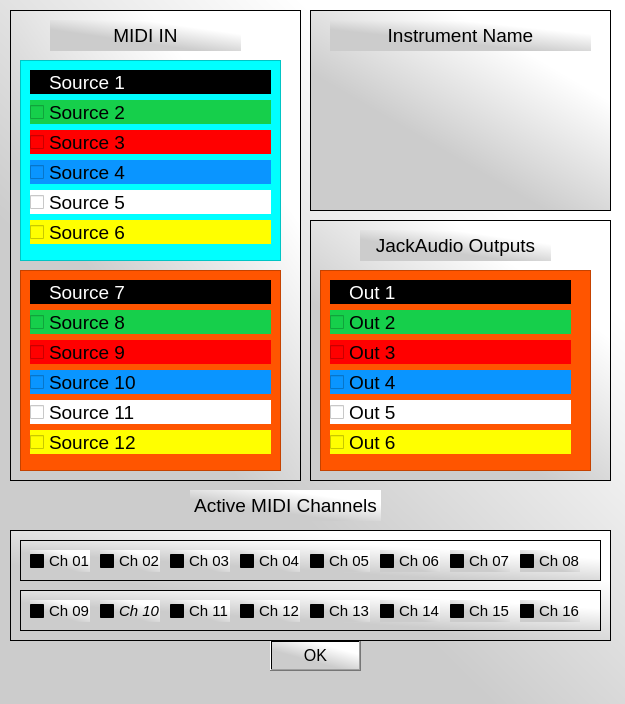
<?xml version="1.0" encoding="UTF-8"?>
<ui version="4.0">
 <class>SetConnectionsWindow</class>
 <widget class="QMainWindow" name="SetConnectionsWindow">
  <property name="geometry">
   <rect>
    <x>0</x>
    <y>0</y>
    <width>625</width>
    <height>704</height>
   </rect>
  </property>
  <property name="sizePolicy">
   <sizepolicy hsizetype="Preferred" vsizetype="Preferred">
    <horstretch>0</horstretch>
    <verstretch>0</verstretch>
   </sizepolicy>
  </property>
  <property name="minimumSize">
   <size>
    <width>0</width>
    <height>37</height>
   </size>
  </property>
  <property name="windowTitle">
   <string>Select Connections</string>
  </property>
  <widget class="QWidget" name="centralwidget">
   <property name="styleSheet">
    <string notr="true">background-color: rgb(182, 182, 182);
background-color: qlineargradient(spread:pad, x1:0.403, y1:0.664773, x2:0.767, y2:0.249273, stop:0 rgba(204, 204, 204, 255), stop:1 rgba(255, 255, 255, 255));</string>
   </property>
   <widget class="QFrame" name="frame">
    <property name="geometry">
     <rect>
      <x>10</x>
      <y>10</y>
      <width>291</width>
      <height>471</height>
     </rect>
    </property>
    <property name="frameShape">
     <enum>QFrame::StyledPanel</enum>
    </property>
    <property name="frameShadow">
     <enum>QFrame::Raised</enum>
    </property>
    <widget class="QFrame" name="frame_2">
     <property name="geometry">
      <rect>
       <x>10</x>
       <y>50</y>
       <width>261</width>
       <height>201</height>
      </rect>
     </property>
     <property name="styleSheet">
      <string notr="true">background-color: rgb(0, 255, 255);</string>
     </property>
     <property name="frameShape">
      <enum>QFrame::StyledPanel</enum>
     </property>
     <property name="frameShadow">
      <enum>QFrame::Raised</enum>
     </property>
     <widget class="QCheckBox" name="checkBox_source_1">
      <property name="geometry">
       <rect>
        <x>10</x>
        <y>10</y>
        <width>241</width>
        <height>24</height>
       </rect>
      </property>
      <property name="font">
       <font>
        <pointsize>14</pointsize>
       </font>
      </property>
      <property name="styleSheet">
       <string notr="true">background-color: rgb(0, 0, 0);
color: rgb(255, 255, 255);</string>
      </property>
      <property name="text">
       <string>Source 1</string>
      </property>
      <property name="iconSize">
       <size>
        <width>16</width>
        <height>16</height>
       </size>
      </property>
     </widget>
     <widget class="QCheckBox" name="checkBox_source_2">
      <property name="geometry">
       <rect>
        <x>10</x>
        <y>40</y>
        <width>241</width>
        <height>24</height>
       </rect>
      </property>
      <property name="font">
       <font>
        <pointsize>14</pointsize>
       </font>
      </property>
      <property name="styleSheet">
       <string notr="true">background-color: rgb(22, 207, 75);</string>
      </property>
      <property name="text">
       <string>Source 2</string>
      </property>
      <property name="iconSize">
       <size>
        <width>16</width>
        <height>16</height>
       </size>
      </property>
     </widget>
     <widget class="QCheckBox" name="checkBox_source_3">
      <property name="geometry">
       <rect>
        <x>10</x>
        <y>70</y>
        <width>241</width>
        <height>24</height>
       </rect>
      </property>
      <property name="font">
       <font>
        <pointsize>14</pointsize>
       </font>
      </property>
      <property name="styleSheet">
       <string notr="true">background-color: rgb(255, 0, 0);</string>
      </property>
      <property name="text">
       <string>Source 3</string>
      </property>
      <property name="iconSize">
       <size>
        <width>16</width>
        <height>16</height>
       </size>
      </property>
     </widget>
     <widget class="QCheckBox" name="checkBox_source_4">
      <property name="geometry">
       <rect>
        <x>10</x>
        <y>100</y>
        <width>241</width>
        <height>24</height>
       </rect>
      </property>
      <property name="font">
       <font>
        <pointsize>14</pointsize>
       </font>
      </property>
      <property name="styleSheet">
       <string notr="true">background-color: rgb(10, 149, 255);</string>
      </property>
      <property name="text">
       <string>Source 4</string>
      </property>
      <property name="iconSize">
       <size>
        <width>16</width>
        <height>16</height>
       </size>
      </property>
     </widget>
     <widget class="QCheckBox" name="checkBox_source_5">
      <property name="geometry">
       <rect>
        <x>10</x>
        <y>130</y>
        <width>241</width>
        <height>24</height>
       </rect>
      </property>
      <property name="font">
       <font>
        <pointsize>14</pointsize>
       </font>
      </property>
      <property name="styleSheet">
       <string notr="true">background-color: rgb(255, 255, 255);</string>
      </property>
      <property name="text">
       <string>Source 5</string>
      </property>
      <property name="iconSize">
       <size>
        <width>16</width>
        <height>16</height>
       </size>
      </property>
     </widget>
     <widget class="QCheckBox" name="checkBox_source_6">
      <property name="geometry">
       <rect>
        <x>10</x>
        <y>160</y>
        <width>241</width>
        <height>24</height>
       </rect>
      </property>
      <property name="font">
       <font>
        <pointsize>14</pointsize>
       </font>
      </property>
      <property name="styleSheet">
       <string notr="true">background-color: rgb(255, 255, 0);</string>
      </property>
      <property name="text">
       <string>Source 6</string>
      </property>
      <property name="iconSize">
       <size>
        <width>16</width>
        <height>16</height>
       </size>
      </property>
     </widget>
    </widget>
    <widget class="QFrame" name="frame_3">
     <property name="geometry">
      <rect>
       <x>10</x>
       <y>260</y>
       <width>261</width>
       <height>201</height>
      </rect>
     </property>
     <property name="styleSheet">
      <string notr="true">background-color: rgb(255, 85, 0);</string>
     </property>
     <property name="frameShape">
      <enum>QFrame::StyledPanel</enum>
     </property>
     <property name="frameShadow">
      <enum>QFrame::Raised</enum>
     </property>
     <widget class="QCheckBox" name="checkBox_source_7">
      <property name="geometry">
       <rect>
        <x>10</x>
        <y>10</y>
        <width>241</width>
        <height>24</height>
       </rect>
      </property>
      <property name="font">
       <font>
        <pointsize>14</pointsize>
       </font>
      </property>
      <property name="styleSheet">
       <string notr="true">background-color: rgb(0, 0, 0);
color: rgb(255, 255, 255);</string>
      </property>
      <property name="text">
       <string>Source 7</string>
      </property>
      <property name="iconSize">
       <size>
        <width>16</width>
        <height>16</height>
       </size>
      </property>
     </widget>
     <widget class="QCheckBox" name="checkBox_source_8">
      <property name="geometry">
       <rect>
        <x>10</x>
        <y>40</y>
        <width>241</width>
        <height>24</height>
       </rect>
      </property>
      <property name="font">
       <font>
        <pointsize>14</pointsize>
       </font>
      </property>
      <property name="styleSheet">
       <string notr="true">background-color: rgb(22, 207, 75);</string>
      </property>
      <property name="text">
       <string>Source 8</string>
      </property>
      <property name="iconSize">
       <size>
        <width>16</width>
        <height>16</height>
       </size>
      </property>
     </widget>
     <widget class="QCheckBox" name="checkBox_source_9">
      <property name="geometry">
       <rect>
        <x>10</x>
        <y>70</y>
        <width>241</width>
        <height>24</height>
       </rect>
      </property>
      <property name="font">
       <font>
        <pointsize>14</pointsize>
       </font>
      </property>
      <property name="styleSheet">
       <string notr="true">background-color: rgb(255, 0, 0);</string>
      </property>
      <property name="text">
       <string>Source 9</string>
      </property>
      <property name="iconSize">
       <size>
        <width>16</width>
        <height>16</height>
       </size>
      </property>
     </widget>
     <widget class="QCheckBox" name="checkBox_source_10">
      <property name="geometry">
       <rect>
        <x>10</x>
        <y>100</y>
        <width>241</width>
        <height>24</height>
       </rect>
      </property>
      <property name="font">
       <font>
        <pointsize>14</pointsize>
       </font>
      </property>
      <property name="styleSheet">
       <string notr="true">background-color: rgb(10, 149, 255);</string>
      </property>
      <property name="text">
       <string>Source 10</string>
      </property>
      <property name="iconSize">
       <size>
        <width>16</width>
        <height>16</height>
       </size>
      </property>
     </widget>
     <widget class="QCheckBox" name="checkBox_source_11">
      <property name="geometry">
       <rect>
        <x>10</x>
        <y>130</y>
        <width>241</width>
        <height>24</height>
       </rect>
      </property>
      <property name="font">
       <font>
        <pointsize>14</pointsize>
       </font>
      </property>
      <property name="styleSheet">
       <string notr="true">background-color: rgb(255, 255, 255);</string>
      </property>
      <property name="text">
       <string>Source 11</string>
      </property>
      <property name="iconSize">
       <size>
        <width>16</width>
        <height>16</height>
       </size>
      </property>
     </widget>
     <widget class="QCheckBox" name="checkBox_source_12">
      <property name="geometry">
       <rect>
        <x>10</x>
        <y>160</y>
        <width>241</width>
        <height>24</height>
       </rect>
      </property>
      <property name="font">
       <font>
        <pointsize>14</pointsize>
       </font>
      </property>
      <property name="styleSheet">
       <string notr="true">background-color: rgb(255, 255, 0);</string>
      </property>
      <property name="text">
       <string>Source 12</string>
      </property>
      <property name="iconSize">
       <size>
        <width>16</width>
        <height>16</height>
       </size>
      </property>
     </widget>
    </widget>
    <widget class="QLabel" name="label_MidiInputs">
     <property name="geometry">
      <rect>
       <x>40</x>
       <y>10</y>
       <width>191</width>
       <height>31</height>
      </rect>
     </property>
     <property name="font">
      <font>
       <pointsize>14</pointsize>
      </font>
     </property>
     <property name="text">
      <string>MIDI IN</string>
     </property>
     <property name="alignment">
      <set>Qt::AlignCenter</set>
     </property>
    </widget>
   </widget>
   <widget class="QFrame" name="frame_7">
    <property name="geometry">
     <rect>
      <x>310</x>
      <y>220</y>
      <width>301</width>
      <height>261</height>
     </rect>
    </property>
    <property name="frameShape">
     <enum>QFrame::StyledPanel</enum>
    </property>
    <property name="frameShadow">
     <enum>QFrame::Raised</enum>
    </property>
    <widget class="QLabel" name="label_JackAudioOutputs">
     <property name="geometry">
      <rect>
       <x>50</x>
       <y>10</y>
       <width>191</width>
       <height>31</height>
      </rect>
     </property>
     <property name="font">
      <font>
       <pointsize>14</pointsize>
      </font>
     </property>
     <property name="text">
      <string>JackAudio Outputs</string>
     </property>
     <property name="alignment">
      <set>Qt::AlignCenter</set>
     </property>
    </widget>
    <widget class="QFrame" name="frame_8">
     <property name="geometry">
      <rect>
       <x>10</x>
       <y>50</y>
       <width>271</width>
       <height>201</height>
      </rect>
     </property>
     <property name="styleSheet">
      <string notr="true">background-color: rgb(255, 85, 0);</string>
     </property>
     <property name="frameShape">
      <enum>QFrame::StyledPanel</enum>
     </property>
     <property name="frameShadow">
      <enum>QFrame::Raised</enum>
     </property>
     <widget class="QCheckBox" name="checkBox_JackOut_1">
      <property name="geometry">
       <rect>
        <x>10</x>
        <y>10</y>
        <width>241</width>
        <height>24</height>
       </rect>
      </property>
      <property name="font">
       <font>
        <pointsize>14</pointsize>
       </font>
      </property>
      <property name="styleSheet">
       <string notr="true">background-color: rgb(0, 0, 0);
color: rgb(255, 255, 255);</string>
      </property>
      <property name="text">
       <string>Out 1</string>
      </property>
      <property name="iconSize">
       <size>
        <width>16</width>
        <height>16</height>
       </size>
      </property>
     </widget>
     <widget class="QCheckBox" name="checkBox_JackOut_2">
      <property name="geometry">
       <rect>
        <x>10</x>
        <y>40</y>
        <width>241</width>
        <height>24</height>
       </rect>
      </property>
      <property name="font">
       <font>
        <pointsize>14</pointsize>
       </font>
      </property>
      <property name="styleSheet">
       <string notr="true">background-color: rgb(22, 207, 75);</string>
      </property>
      <property name="text">
       <string>Out 2</string>
      </property>
      <property name="iconSize">
       <size>
        <width>16</width>
        <height>16</height>
       </size>
      </property>
     </widget>
     <widget class="QCheckBox" name="checkBox_JackOut_4">
      <property name="geometry">
       <rect>
        <x>10</x>
        <y>100</y>
        <width>241</width>
        <height>24</height>
       </rect>
      </property>
      <property name="font">
       <font>
        <pointsize>14</pointsize>
       </font>
      </property>
      <property name="styleSheet">
       <string notr="true">background-color: rgb(10, 149, 255);</string>
      </property>
      <property name="text">
       <string>Out 4</string>
      </property>
      <property name="iconSize">
       <size>
        <width>16</width>
        <height>16</height>
       </size>
      </property>
     </widget>
     <widget class="QCheckBox" name="checkBox_JackOut_6">
      <property name="geometry">
       <rect>
        <x>10</x>
        <y>160</y>
        <width>241</width>
        <height>24</height>
       </rect>
      </property>
      <property name="font">
       <font>
        <pointsize>14</pointsize>
       </font>
      </property>
      <property name="styleSheet">
       <string notr="true">background-color: rgb(255, 255, 0);</string>
      </property>
      <property name="text">
       <string>Out 6</string>
      </property>
      <property name="iconSize">
       <size>
        <width>16</width>
        <height>16</height>
       </size>
      </property>
     </widget>
     <widget class="QCheckBox" name="checkBox_JackOut_5">
      <property name="geometry">
       <rect>
        <x>10</x>
        <y>130</y>
        <width>241</width>
        <height>24</height>
       </rect>
      </property>
      <property name="font">
       <font>
        <pointsize>14</pointsize>
       </font>
      </property>
      <property name="styleSheet">
       <string notr="true">background-color: rgb(255, 255, 255);</string>
      </property>
      <property name="text">
       <string>Out 5</string>
      </property>
      <property name="iconSize">
       <size>
        <width>16</width>
        <height>16</height>
       </size>
      </property>
     </widget>
     <widget class="QCheckBox" name="checkBox_JackOut_3">
      <property name="geometry">
       <rect>
        <x>10</x>
        <y>70</y>
        <width>241</width>
        <height>24</height>
       </rect>
      </property>
      <property name="font">
       <font>
        <pointsize>14</pointsize>
       </font>
      </property>
      <property name="styleSheet">
       <string notr="true">background-color: rgb(255, 0, 0);</string>
      </property>
      <property name="text">
       <string>Out 3</string>
      </property>
      <property name="iconSize">
       <size>
        <width>16</width>
        <height>16</height>
       </size>
      </property>
     </widget>
    </widget>
   </widget>
   <widget class="QPushButton" name="pushButton_Ok">
    <property name="geometry">
     <rect>
      <x>270</x>
      <y>640</y>
      <width>91</width>
      <height>31</height>
     </rect>
    </property>
    <property name="font">
     <font>
      <pointsize>12</pointsize>
     </font>
    </property>
    <property name="text">
     <string>OK</string>
    </property>
   </widget>
   <widget class="QFrame" name="frame_9">
    <property name="geometry">
     <rect>
      <x>10</x>
      <y>530</y>
      <width>601</width>
      <height>111</height>
     </rect>
    </property>
    <property name="frameShape">
     <enum>QFrame::StyledPanel</enum>
    </property>
    <property name="frameShadow">
     <enum>QFrame::Raised</enum>
    </property>
    <widget class="QFrame" name="frame_10">
     <property name="geometry">
      <rect>
       <x>10</x>
       <y>10</y>
       <width>581</width>
       <height>41</height>
      </rect>
     </property>
     <property name="styleSheet">
      <string notr="true"/>
     </property>
     <property name="frameShape">
      <enum>QFrame::StyledPanel</enum>
     </property>
     <property name="frameShadow">
      <enum>QFrame::Raised</enum>
     </property>
     <widget class="QCheckBox" name="checkBox_ch_1">
      <property name="geometry">
       <rect>
        <x>10</x>
        <y>10</y>
        <width>60</width>
        <height>22</height>
       </rect>
      </property>
      <property name="font">
       <font>
        <pointsize>11</pointsize>
       </font>
      </property>
      <property name="text">
       <string>Ch 01</string>
      </property>
      <property name="checkable">
       <bool>false</bool>
      </property>
     </widget>
     <widget class="QCheckBox" name="checkBox_ch_2">
      <property name="geometry">
       <rect>
        <x>80</x>
        <y>10</y>
        <width>60</width>
        <height>22</height>
       </rect>
      </property>
      <property name="font">
       <font>
        <pointsize>11</pointsize>
       </font>
      </property>
      <property name="text">
       <string>Ch 02</string>
      </property>
      <property name="checkable">
       <bool>false</bool>
      </property>
     </widget>
     <widget class="QCheckBox" name="checkBox_ch_3">
      <property name="geometry">
       <rect>
        <x>150</x>
        <y>10</y>
        <width>60</width>
        <height>22</height>
       </rect>
      </property>
      <property name="font">
       <font>
        <pointsize>11</pointsize>
       </font>
      </property>
      <property name="text">
       <string>Ch 03</string>
      </property>
      <property name="checkable">
       <bool>false</bool>
      </property>
     </widget>
     <widget class="QCheckBox" name="checkBox_ch_4">
      <property name="geometry">
       <rect>
        <x>220</x>
        <y>10</y>
        <width>60</width>
        <height>22</height>
       </rect>
      </property>
      <property name="font">
       <font>
        <pointsize>11</pointsize>
       </font>
      </property>
      <property name="text">
       <string>Ch 04</string>
      </property>
      <property name="checkable">
       <bool>false</bool>
      </property>
     </widget>
     <widget class="QCheckBox" name="checkBox_ch_5">
      <property name="geometry">
       <rect>
        <x>290</x>
        <y>10</y>
        <width>60</width>
        <height>22</height>
       </rect>
      </property>
      <property name="font">
       <font>
        <pointsize>11</pointsize>
       </font>
      </property>
      <property name="text">
       <string>Ch 05</string>
      </property>
      <property name="checkable">
       <bool>false</bool>
      </property>
     </widget>
     <widget class="QCheckBox" name="checkBox_ch_6">
      <property name="geometry">
       <rect>
        <x>360</x>
        <y>10</y>
        <width>60</width>
        <height>22</height>
       </rect>
      </property>
      <property name="font">
       <font>
        <pointsize>11</pointsize>
       </font>
      </property>
      <property name="text">
       <string>Ch 06</string>
      </property>
      <property name="checkable">
       <bool>false</bool>
      </property>
     </widget>
     <widget class="QCheckBox" name="checkBox_ch_7">
      <property name="geometry">
       <rect>
        <x>430</x>
        <y>10</y>
        <width>60</width>
        <height>22</height>
       </rect>
      </property>
      <property name="font">
       <font>
        <pointsize>11</pointsize>
       </font>
      </property>
      <property name="text">
       <string>Ch 07</string>
      </property>
      <property name="checkable">
       <bool>false</bool>
      </property>
     </widget>
     <widget class="QCheckBox" name="checkBox_ch_8">
      <property name="geometry">
       <rect>
        <x>500</x>
        <y>10</y>
        <width>60</width>
        <height>22</height>
       </rect>
      </property>
      <property name="font">
       <font>
        <pointsize>11</pointsize>
       </font>
      </property>
      <property name="text">
       <string>Ch 08</string>
      </property>
      <property name="checkable">
       <bool>false</bool>
      </property>
     </widget>
    </widget>
    <widget class="QFrame" name="frame_11">
     <property name="geometry">
      <rect>
       <x>10</x>
       <y>60</y>
       <width>581</width>
       <height>41</height>
      </rect>
     </property>
     <property name="styleSheet">
      <string notr="true"/>
     </property>
     <property name="frameShape">
      <enum>QFrame::StyledPanel</enum>
     </property>
     <property name="frameShadow">
      <enum>QFrame::Raised</enum>
     </property>
     <widget class="QCheckBox" name="checkBox_ch_9">
      <property name="geometry">
       <rect>
        <x>10</x>
        <y>10</y>
        <width>60</width>
        <height>22</height>
       </rect>
      </property>
      <property name="font">
       <font>
        <pointsize>11</pointsize>
       </font>
      </property>
      <property name="text">
       <string>Ch 09</string>
      </property>
      <property name="checkable">
       <bool>false</bool>
      </property>
     </widget>
     <widget class="QCheckBox" name="checkBox_ch_10">
      <property name="geometry">
       <rect>
        <x>80</x>
        <y>10</y>
        <width>60</width>
        <height>22</height>
       </rect>
      </property>
      <property name="font">
       <font>
        <pointsize>11</pointsize>
        <italic>true</italic>
       </font>
      </property>
      <property name="text">
       <string>Ch 10</string>
      </property>
      <property name="checkable">
       <bool>false</bool>
      </property>
     </widget>
     <widget class="QCheckBox" name="checkBox_ch_11">
      <property name="geometry">
       <rect>
        <x>150</x>
        <y>10</y>
        <width>60</width>
        <height>22</height>
       </rect>
      </property>
      <property name="font">
       <font>
        <pointsize>11</pointsize>
       </font>
      </property>
      <property name="text">
       <string>Ch 11</string>
      </property>
      <property name="checkable">
       <bool>false</bool>
      </property>
     </widget>
     <widget class="QCheckBox" name="checkBox_ch_14">
      <property name="geometry">
       <rect>
        <x>360</x>
        <y>10</y>
        <width>60</width>
        <height>22</height>
       </rect>
      </property>
      <property name="font">
       <font>
        <pointsize>11</pointsize>
       </font>
      </property>
      <property name="text">
       <string>Ch 14</string>
      </property>
      <property name="checkable">
       <bool>false</bool>
      </property>
     </widget>
     <widget class="QCheckBox" name="checkBox_ch_15">
      <property name="geometry">
       <rect>
        <x>430</x>
        <y>10</y>
        <width>60</width>
        <height>22</height>
       </rect>
      </property>
      <property name="font">
       <font>
        <pointsize>11</pointsize>
       </font>
      </property>
      <property name="text">
       <string>Ch 15</string>
      </property>
      <property name="checkable">
       <bool>false</bool>
      </property>
     </widget>
     <widget class="QCheckBox" name="checkBox_ch_12">
      <property name="geometry">
       <rect>
        <x>220</x>
        <y>10</y>
        <width>60</width>
        <height>22</height>
       </rect>
      </property>
      <property name="font">
       <font>
        <pointsize>11</pointsize>
       </font>
      </property>
      <property name="text">
       <string>Ch 12</string>
      </property>
      <property name="checkable">
       <bool>false</bool>
      </property>
     </widget>
     <widget class="QCheckBox" name="checkBox_ch_16">
      <property name="geometry">
       <rect>
        <x>500</x>
        <y>10</y>
        <width>60</width>
        <height>22</height>
       </rect>
      </property>
      <property name="font">
       <font>
        <pointsize>11</pointsize>
       </font>
      </property>
      <property name="text">
       <string>Ch 16</string>
      </property>
      <property name="checkable">
       <bool>false</bool>
      </property>
     </widget>
     <widget class="QCheckBox" name="checkBox_ch_13">
      <property name="geometry">
       <rect>
        <x>290</x>
        <y>10</y>
        <width>60</width>
        <height>22</height>
       </rect>
      </property>
      <property name="font">
       <font>
        <pointsize>11</pointsize>
       </font>
      </property>
      <property name="text">
       <string>Ch 13</string>
      </property>
      <property name="checkable">
       <bool>false</bool>
      </property>
     </widget>
    </widget>
   </widget>
   <widget class="QLabel" name="label_MidiInputs_2">
    <property name="geometry">
     <rect>
      <x>190</x>
      <y>490</y>
      <width>191</width>
      <height>31</height>
     </rect>
    </property>
    <property name="font">
     <font>
      <pointsize>14</pointsize>
     </font>
    </property>
    <property name="text">
     <string>Active MIDI Channels</string>
    </property>
    <property name="alignment">
     <set>Qt::AlignCenter</set>
    </property>
   </widget>
   <widget class="QFrame" name="frame_4">
    <property name="geometry">
     <rect>
      <x>310</x>
      <y>10</y>
      <width>301</width>
      <height>201</height>
     </rect>
    </property>
    <property name="frameShape">
     <enum>QFrame::StyledPanel</enum>
    </property>
    <property name="frameShadow">
     <enum>QFrame::Raised</enum>
    </property>
    <widget class="QLabel" name="label_InstrumentName">
     <property name="geometry">
      <rect>
       <x>20</x>
       <y>10</y>
       <width>261</width>
       <height>31</height>
      </rect>
     </property>
     <property name="font">
      <font>
       <pointsize>14</pointsize>
      </font>
     </property>
     <property name="text">
      <string>Instrument Name</string>
     </property>
     <property name="alignment">
      <set>Qt::AlignCenter</set>
     </property>
    </widget>
   </widget>
  </widget>
  <widget class="QMenuBar" name="menubar">
   <property name="geometry">
    <rect>
     <x>0</x>
     <y>0</y>
     <width>625</width>
     <height>21</height>
    </rect>
   </property>
   <property name="palette">
    <palette>
     <active/>
     <inactive/>
     <disabled/>
    </palette>
   </property>
   <property name="styleSheet">
    <string notr="true"/>
   </property>
  </widget>
  <action name="actionAddModule_1">
   <property name="text">
    <string>Module 1</string>
   </property>
   <property name="font">
    <font>
     <pointsize>10</pointsize>
    </font>
   </property>
  </action>
  <action name="actionAddModule_2">
   <property name="text">
    <string>Module 2</string>
   </property>
   <property name="font">
    <font>
     <pointsize>10</pointsize>
    </font>
   </property>
  </action>
  <action name="actionAddModule_3">
   <property name="text">
    <string>Module 3</string>
   </property>
   <property name="font">
    <font>
     <pointsize>10</pointsize>
    </font>
   </property>
  </action>
  <action name="actionAddModule_4">
   <property name="text">
    <string>Module 4</string>
   </property>
   <property name="font">
    <font>
     <pointsize>10</pointsize>
    </font>
   </property>
  </action>
 </widget>
 <resources/>
 <connections/>
</ui>
